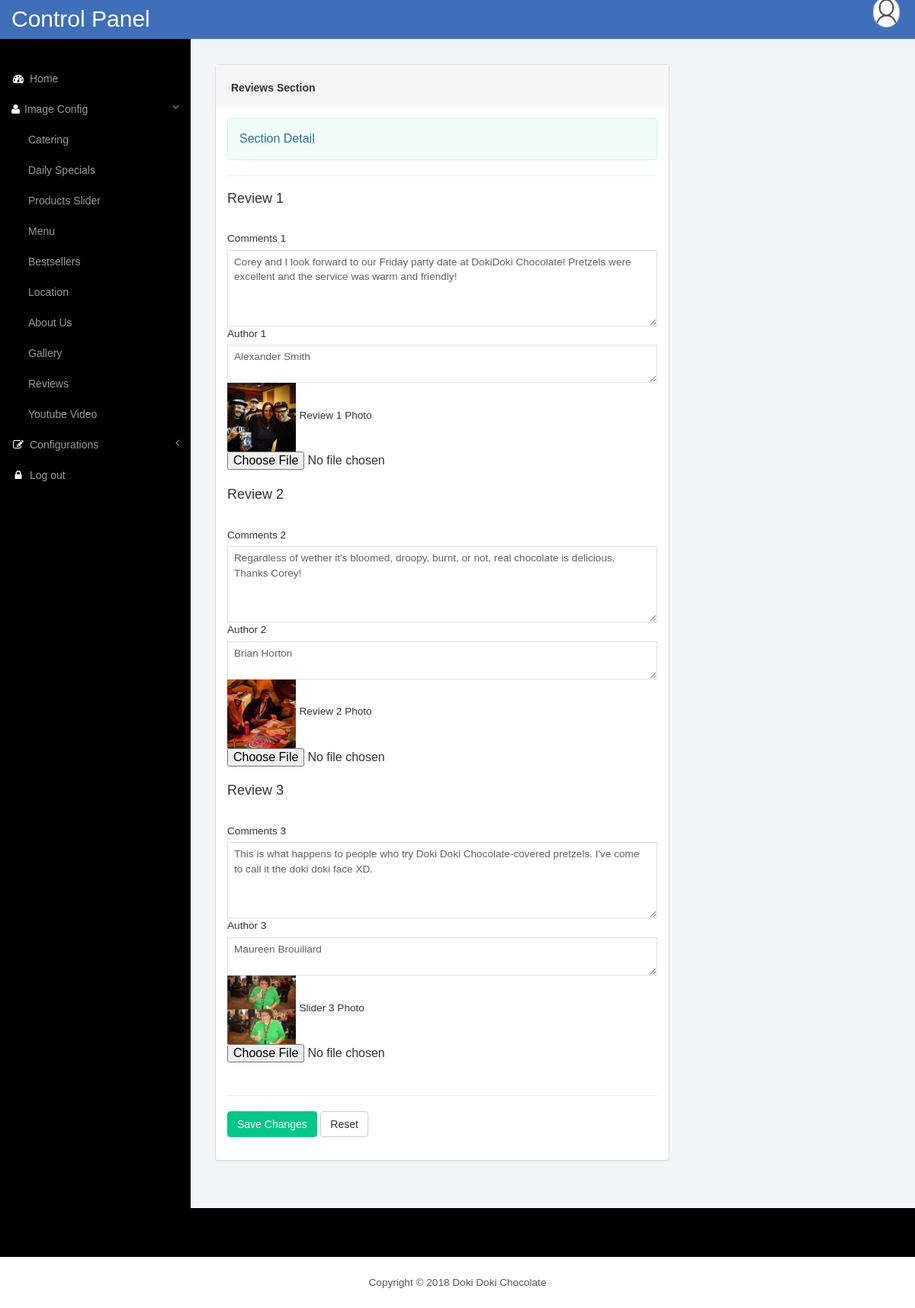
The app's page /admin/reviews.php (signed in) with its own data.
### tables this page shows
CREATE TABLE `reviews` (
  `id` int(20) NOT NULL,
  `comments1` varchar(500) NOT NULL,
  `author1` varchar(500) NOT NULL,
  `file1` varchar(567) NOT NULL,
  `comments2` varchar(500) NOT NULL,
  `author2` varchar(500) NOT NULL,
  `file2` varchar(567) NOT NULL,
  `comments3` varchar(500) NOT NULL,
  `author3` varchar(500) NOT NULL,
  `file3` varchar(567) NOT NULL
);

CREATE TABLE `settings` (
  `id` int(11) NOT NULL,
  `site_name` varchar(45) NOT NULL,
  `site_title` varchar(60) NOT NULL,
  `email` varchar(60) NOT NULL,
  `site_desc` varchar(350) NOT NULL,
  `site_keyword` varchar(250) NOT NULL,
  `google_code` varchar(1000) NOT NULL,
  `street` varchar(100) NOT NULL,
  `city` varchar(60) NOT NULL,
  `country` varchar(50) NOT NULL,
  `phone` varchar(15) NOT NULL,
  `facebook` varchar(45) NOT NULL,
  `twitter` varchar(34) NOT NULL,
  `linkedin` varchar(45) NOT NULL,
  `status` varchar(25) NOT NULL
);

### admin/reviews.php (the view, shortened to what this page needs)
<?php
include 'header.php';
?>
    </nav>
    <div id="page-wrapper">
        <div class="graphs">
			<div class="xs">
				<form action="save_reviews.php" method="post" enctype="multipart/form-data">
					<div class="col-md-8 inbox_right">
						<div class="Compose-Message">
							<div class="panel panel-default">
								<div class="panel-heading">
									Reviews Section
								</div>
<?php
								$Reviews=mysqli_query($db, "SELECT * FROM reviews");
								while($row=mysqli_fetch_array($Reviews))
								{
?>
									<div class="panel-body">
										<div class="alert alert-info">
											Section Detail
										</div>
										<hr>
										<h4>Review 1</h4><br>
										<label>Comments 1</label>
										<textarea rows="2" name="comments1" class="form-control1 control13"><?php echo $row['comments1']; ?></textarea>
										<label>Author 1</label>
										<textarea rows="2" name="author1" class="form-control1 control2"><?php echo $row['author1']; ?></textarea>
										<br>
										<img src="uploads/<?php echo $row['file1']; ?>" height = "90" width = "90" alt="">
										<label for="exampleInputFile"> Review 1 Photo</label>
										<input type="file" name="file1" id="image1">
										<br>
										<h4>Review 2</h4><br>
										<label>Comments 2</label>
										<textarea rows="2" name="comments2" class="form-control1 control13"><?php echo $row['comments2']; ?></textarea>
										<label>Author 2</label>
										<textarea rows="2" name="author2" class="form-control1 control2"><?php echo $row['author2']; ?></textarea>
										<br>
										<img src="uploads/<?php echo $row['file2']; ?>" height = "90" width = "90" alt="">
										<label for="exampleInputFile"> Review 2 Photo</label>
										<input type="file" name="file2" id="image2">
										<br>
										<h4>Review 3</h4><br>
										<label>Comments 3</label>
										<textarea rows="2" name="comments3" class="form-control1 control13"><?php echo $row['comments3']; ?></textarea>
										<label>Author 3</label>
										<textarea rows="2" name="author3" class="form-control1 control2"><?php echo $row['author3']; ?></textarea>
										<br>
										<img src="uploads/<?php echo $row['file3']; ?>" height = "90" width = "90" alt="">
										<label for="exampleInputFile"> Slider 3 Photo</label>
										<input type="file" name="file3" id="image3">
										<br>
<?php
								}
?>
										<hr>
										<div class="form-group">
											<button type="submit" class="btn btn-primary">Save Changes</button>
											<button type="reset" class="btn btn-default">Reset</button>
										</div>
									</div>
							</div>
						</div>
					 </div>
				</form>
			</div>
        </div>
    </div>
<?php include 'footer.php'; ?>

### admin/footer.php (shortened to what this page needs)
 <div class="copy_layout">
 <?php
				$Settings=mysqli_query($db, "SELECT * FROM settings");
				while($row=mysqli_fetch_array($Settings))
				{
?>
     <p>Copyright © 2018 <?php echo $row['site_name'];?> </p>
<?php 			}
?>
 </div>
   </div>
<link href="css/custom.css" rel="stylesheet">
</body>
</html>

### admin/css/style.css (style rules this page uses)
h4, h5, h6, h1, h2, h3 { margin-top: 0; }
p { margin: 0; }
html, body { font-family: 'Montserrat', sans-serif; font-size: 100%; background:#000; overflow-x: hidden; }
.copy p, .copy_layout p { font-size:0.85em; color:#555; }
.panel .panel-heading { padding: 20px; overflow: hidden; border-top-left-radius: 0; border-top-right-radius: 0; border: 0!important; height: 55px; font-size: 14px; font-weight: 600; }
.panel-heading { padding:32px 15px 0px; border-top-left-radius:0 !important; border-top-right-radius: 0 !important; }
.graphs { padding: 2em 1em; background: #f2f4f8; font-family: 'Montserrat', sans-serif; }
.form-control1, .form-control_2.input-sm { border: 1px solid #e0e0e0; padding: 5px 8px; color: #616161; background: #fff; box-shadow: none !important; width: 100%; font-size: 0.85em; font-weight: 300; height: 40px; border-radius: 0; -webkit-appearance: none; }
.control2 { height:50px; }
.control13 { height:100px; }
.alert-info { color: #31708f; background-color:rgb(240, 253, 249); border-color:rgb(201, 247, 232); }
.btn-primary { background-color: rgb(0, 200, 135) !important; border-color: rgb(0, 200, 135) !important; color: #fff; }
.radio label, .checkbox label, label { font-size: 0.85em; font-weight:300; vertical-align: middle; }
.col-md-8.inbox_right { padding-right: 0; }
.compose-message { overflow: hidden; padding: 0 0 10px; }
.copy_layout { padding:1.5em 0; background:#fff; text-align:center; margin: 4em 0 0em 0; }

### admin/css/custom.css (style rules this page uses)
#page-wrapper { min-height: 568px; background-color: #fff; }
@media (min-width:768px) { #page-wrapper { position: inherit; margin: 0 0 0 250px; border-left: 1px solid #e7e7e7; } }

### records on screen
reviews: comments1 "Corey and I look forward to our Friday party date at DokiDoki Chocolate! Pretzels were excellent and the service was warm and friendly!", author1 "Alexander Smith", file1 (picture), comments2 "Regardless of wether it's bloomed, droopy, burnt, or not, real chocolate is delicious, Thanks Corey!", author2 "Brian Horton", file2 (picture), comments3 "This is what happens to people who try Doki Doki Chocolate-covered pretzels. I've come to call it the doki doki face XD.", author3 "Maureen Brouillard", file3 (picture)
settings: site_name "Doki Doki Chocolate"
